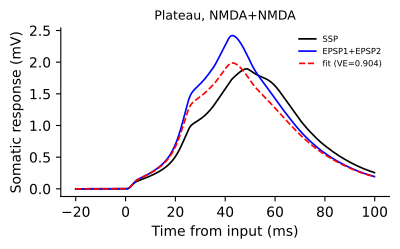

Write Python code to recreate this figure.
import csv
import os
from itertools import zip_longest
from pathlib import Path

import matplotlib.pyplot as plt
import numpy as np

ROOT = Path(__file__).resolve().parents[3]
DATA = ROOT / "nc_final_data" / "FigureS2" / "FigureS2_abc"
SOURCE = ROOT / "nc_final_source_data" / "FigureS2" / "FigureS2_abc"
PANELS = ['c3']
EVENTS = {"a": "Dendritic spike", "b": "Calcium spike", "c": "Plateau"}
PAIRS = {"1": "AMPA+AMPA", "2": "AMPA+NMDA", "3": "NMDA+NMDA"}


def calculate(panel):
    curves = np.load(DATA / ("FigureS2_" + panel) / "curves.npy", allow_pickle=False)
    if curves.ndim != 2 or curves.shape[1] != 4 or not np.isfinite(curves).all():
        raise ValueError("Unexpected plotted curve data")
    time, observed, linear, fit = (np.ascontiguousarray(curves[:, i]) for i in range(4))
    total = float(np.sum((observed - np.mean(observed)) ** 2))
    if total <= 0:
        raise ValueError("Degenerate response variance")
    error = observed - fit
    r2 = float(1.0 - np.sum(error * error) / total)
    result = {"time_ms": time, "ssp_mv": observed, "sum_mv": linear, "fit_mv": fit, "r2": r2}
    output = SOURCE / ("FigureS2_" + panel)
    columns = ("time_ms", "SSP_mV", "EPSP1_plus_EPSP2_mV", "fit_mV")
    write_columns(output / ("FigureS2_" + panel + ".csv"), columns, (time, observed, linear, fit))
    return result


def draw(ax, panel, result):
    time = result["time_ms"]
    ax.plot(time, result["ssp_mv"], color="black", lw=1.2, label="SSP")
    ax.plot(time, result["sum_mv"], color="blue", lw=1.2, label="EPSP1+EPSP2")
    ax.plot(time, result["fit_mv"], color="red", ls="--", lw=1.2, label=f"fit (VE={float(result['r2']):.3f})")
    ax.set_title(EVENTS[panel[0]] + ", " + PAIRS[panel[1]], fontsize=9)
    ax.set_xlabel("Time from input (ms)")
    ax.set_ylabel("Somatic response (mV)")
    ax.legend(frameon=False, fontsize=6)
    ax.spines["top"].set_visible(False)
    ax.spines["right"].set_visible(False)




def write_columns(path, columns, arrays):
    values = [np.asarray(value) for value in arrays]
    if any(value.ndim != 1 for value in values) or len(columns) != len(values):
        raise ValueError("Unexpected source data shape")
    values = [value.astype(np.float64) if value.dtype == np.float32 else value for value in values]
    path.parent.mkdir(parents=True, exist_ok=True)
    temporary = path.with_name(f".{path.name}.{os.getpid()}.tmp")
    try:
        with temporary.open("w", encoding="utf-8", newline="") as stream:
            writer = csv.writer(stream)
            writer.writerow(columns)
            writer.writerows(zip_longest(*values, fillvalue=""))
        os.replace(temporary, path)
    finally:
        if temporary.exists():
            temporary.unlink()


def main():
    if len(PANELS) == 1:
        fig, ax = plt.subplots(figsize=(4.1, 2.6))
        draw(ax, PANELS[0], calculate(PANELS[0]))
    else:
        fig, axes = plt.subplots(3, 3, figsize=(12.4, 7.6))
        for i, panel in enumerate(PANELS):
            draw(axes.flat[i], panel, calculate(panel))
        for y, label in zip((0.965, 0.635, 0.305), ("a", "b", "c")):
            fig.text(0.005, y, label, fontsize=14, fontweight="bold")
    fig.tight_layout()
    fig.savefig(Path(__file__).with_suffix(".pdf"), bbox_inches="tight")
    plt.close(fig)


if __name__ == "__main__":
    main()
